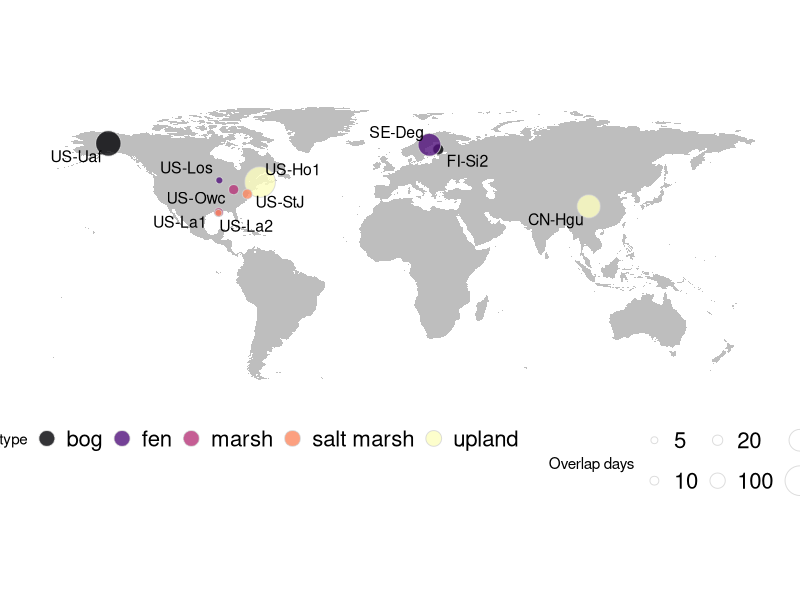

Source code (R):
###################################
### Code for: 
### Määttä et al. (2026) A cross-site comparison of ecosystem- and plot-scale methane fluxes across multiple sites
### Code created by Tiia Määttä, with parts written with GPT 4, 4o and 5.4

##################################
###-----------MAP--------------###
###---------Fig. 1-------------###
##################################

# Remove all variables
rm(list=ls(all = TRUE))
# Clear the console window
cat("\014")
# Close all graphics windows
graphics.off()

# load libraries
library(dplyr)
library(ggplot2)
library(maps)
library(ggrepel)

theme_set(theme_bw())

####################################
# create a df with site coordinates

ch_EC_sites <- data.frame(SITE = c("CN-Hgu", "FI-Si2", "US-Los", "US-Owc", 
                                   "US-Ho1", "US-La2", "US-La1", "US-Uaf", 
                                   "SE-Deg", "US-StJ"), 
                          longitude = c(102.59, 24.1967, -89.9792, -82.5124667, -68.7402, 
                                        -90.2869, -90.4449, -147.85553, 19.556539, -75.43722534), 
                          latitude = c(32.845278, 61.8372, 46.0827, 41.37951667, 45.2041, 
                                       29.8587, 29.5013, 64.86627, 64.182029, 39.08821106),
                          wetland_type = c("upland", "bog", "fen", "marsh", "upland", "marsh", "salt marsh",
                                           "bog", "fen", "salt marsh"),
                          overlap_days = c(363, 26, 5, 18, 759, 10, 5, 458, 338, 16))

# world coordinates without antarctica
world_coordinates <- map_data("world") %>%
  dplyr::filter(region != "Antarctica")

####################################

# plot

ggplot() + 
  geom_polygon(
    data = world_coordinates, 
    aes(x = long, y = lat, group = group), 
    color = NA, fill = "grey", size = 0
  ) + 
  coord_quickmap() +
  geom_point(
    data = ch_EC_sites, 
    aes(x = longitude, y = latitude, fill = wetland_type, size = overlap_days), 
    shape = 21,
    color = "lightgrey",
    alpha = 0.8
  ) +
  geom_text_repel(
    data = ch_EC_sites, 
    aes(x = longitude, y = latitude, label = SITE), 
    size = 4,
    color = "black",
    box.padding = 0.3,  # Padding around the label boxes
    point.padding = 0.1,  # Space between point and label
    segment.color = "grey",  # Color of the line connecting labels to points
    max.overlaps = Inf  # Set to avoid hiding any labels
  ) +
  theme_minimal() +
  theme(
    panel.grid.major = element_blank(),
    panel.grid.minor = element_blank(),
    axis.text = element_blank(),
    axis.ticks = element_blank(),
    axis.title = element_blank(),
    legend.position = "bottom",
    legend.box = "horizontal",
    legend.box.margin = margin(0, 0, 0, 0),
    legend.text = element_text(size=16)
  ) +
  scale_fill_viridis_d(guide = guide_legend(override.aes = list(size = 5)), option = "magma") +
  scale_size(
    range = c(2, 10),  
    breaks = c(5, 10, 20,  100, 300, 700), 
    labels = c("5", "10", "20", "100", "300", "700"),
    name = "Overlap days"
  )
